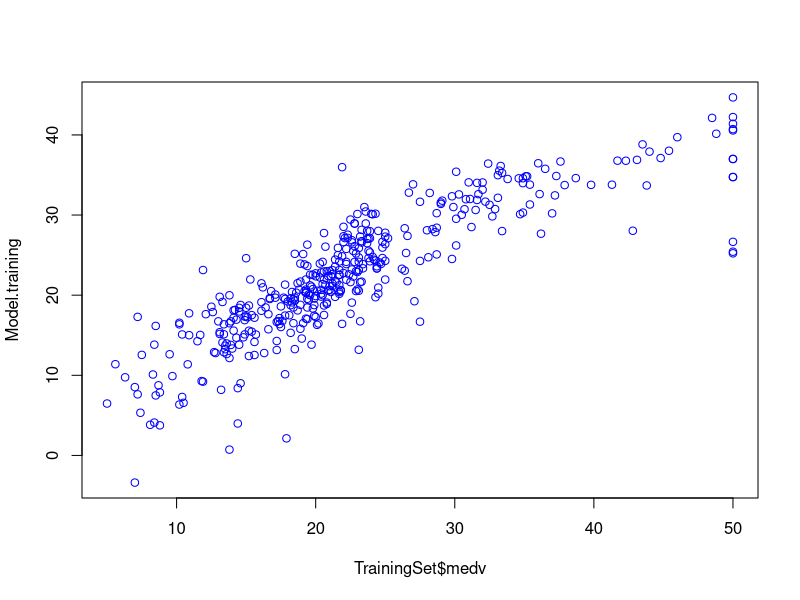
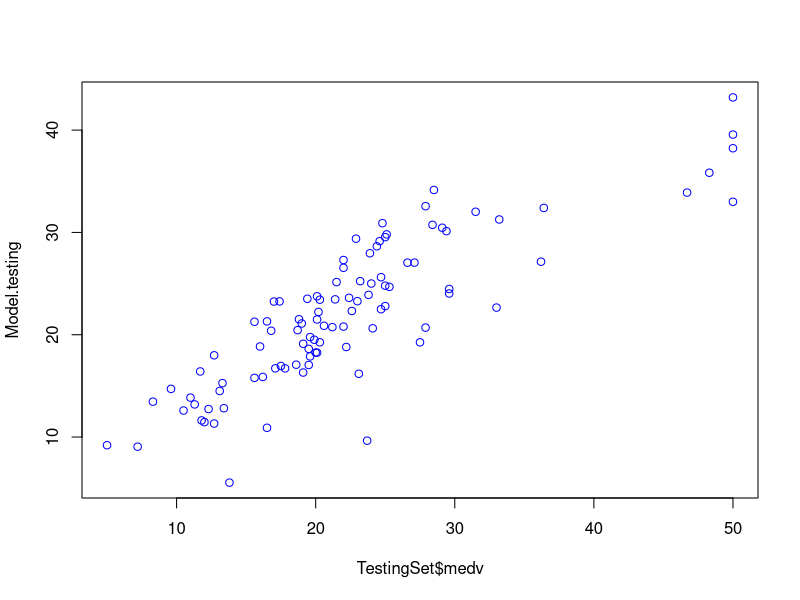

The R source for these figures, in order:
# Importing libraries
# install.packages("mlbench")
# install.packages("caret")
library(mlbench) # Contains several benchmark data sets (especially the Boston Housing dataset)
library(caret) # Package for machine learning algorithms / CARET stands for Classification And REgression Training

# Importing the Boston Housing data set
data(BostonHousing)

head(BostonHousing)

# Check to see if there are missing data?
sum(is.na(BostonHousing))

# To achieve reproducible model; set the random seed number
set.seed(100)

# Performs stratified random split of the data set
TrainingIndex <- createDataPartition(BostonHousing$medv, p=0.8, list = FALSE)
TrainingSet <- BostonHousing[TrainingIndex,] # Training Set
TestingSet <- BostonHousing[-TrainingIndex,] # Test Set


###############################

# Build Training model
Model <- train(medv ~ ., data = TrainingSet,
               method = "lm",
               na.action = na.omit,
               preProcess=c("scale","center"),
               trControl= trainControl(method="none")
)

# Apply model for prediction
Model.training <-predict(Model, TrainingSet) # Apply model to make prediction on Training set
Model.testing <-predict(Model, TestingSet) # Apply model to make prediction on Testing set

# Model performance (Displays scatter plot and performance metrics)
  # Scatter plot of Training set
    plot(TrainingSet$medv,Model.training, col = "blue" )
    plot(TestingSet$medv,Model.testing, col = "blue" )
    

# model performance summary -----------------------------------------------

summary(Model)
    
# Calculate correlations --------------------------------------------------

R.training <- cor(TrainingSet$medv, Model.training)
R.testing <- cor(TestingSet$medv, Model.testing)

R2.training <- R.training^2
R2.testing <-  R.testing^2
